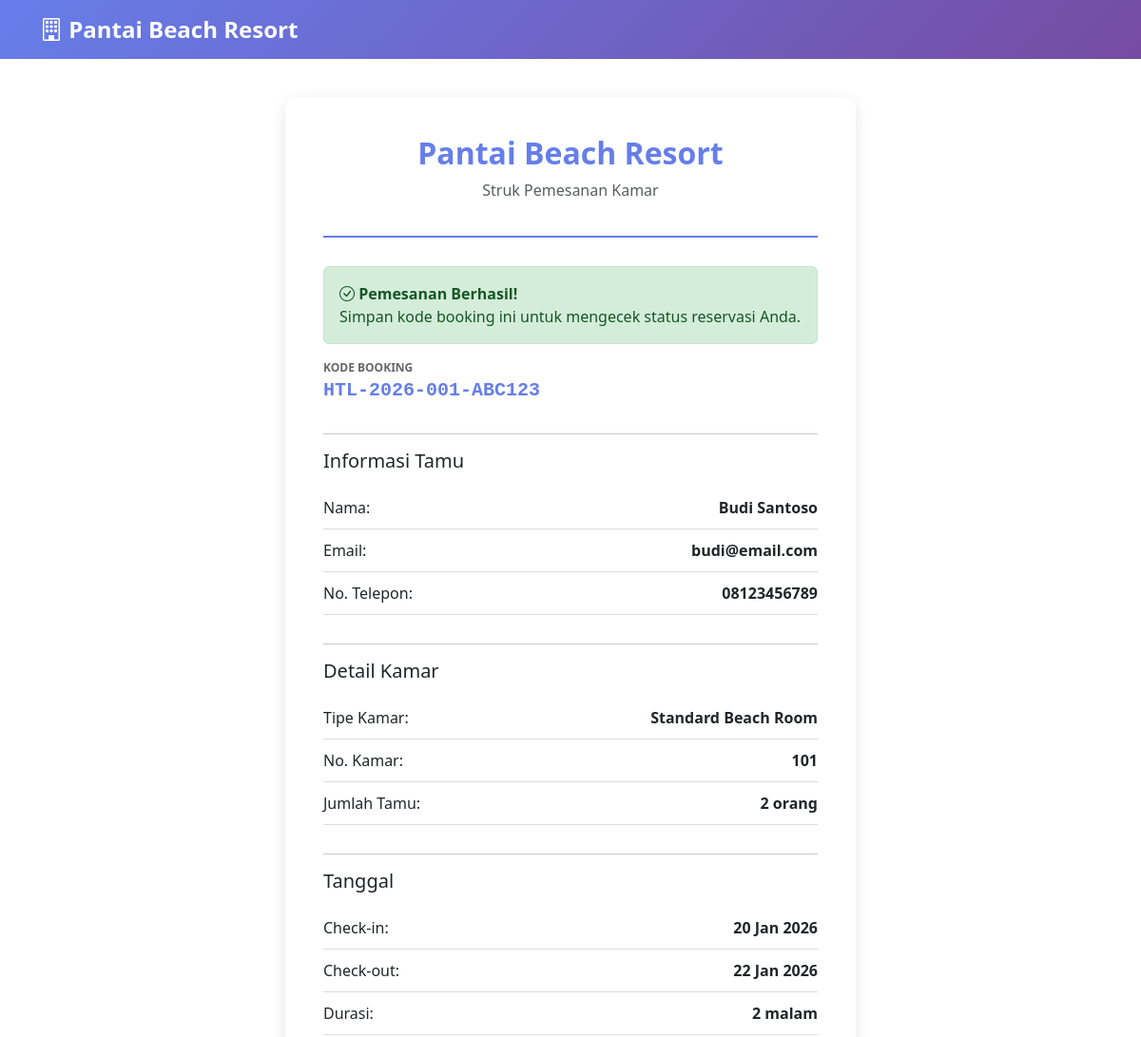
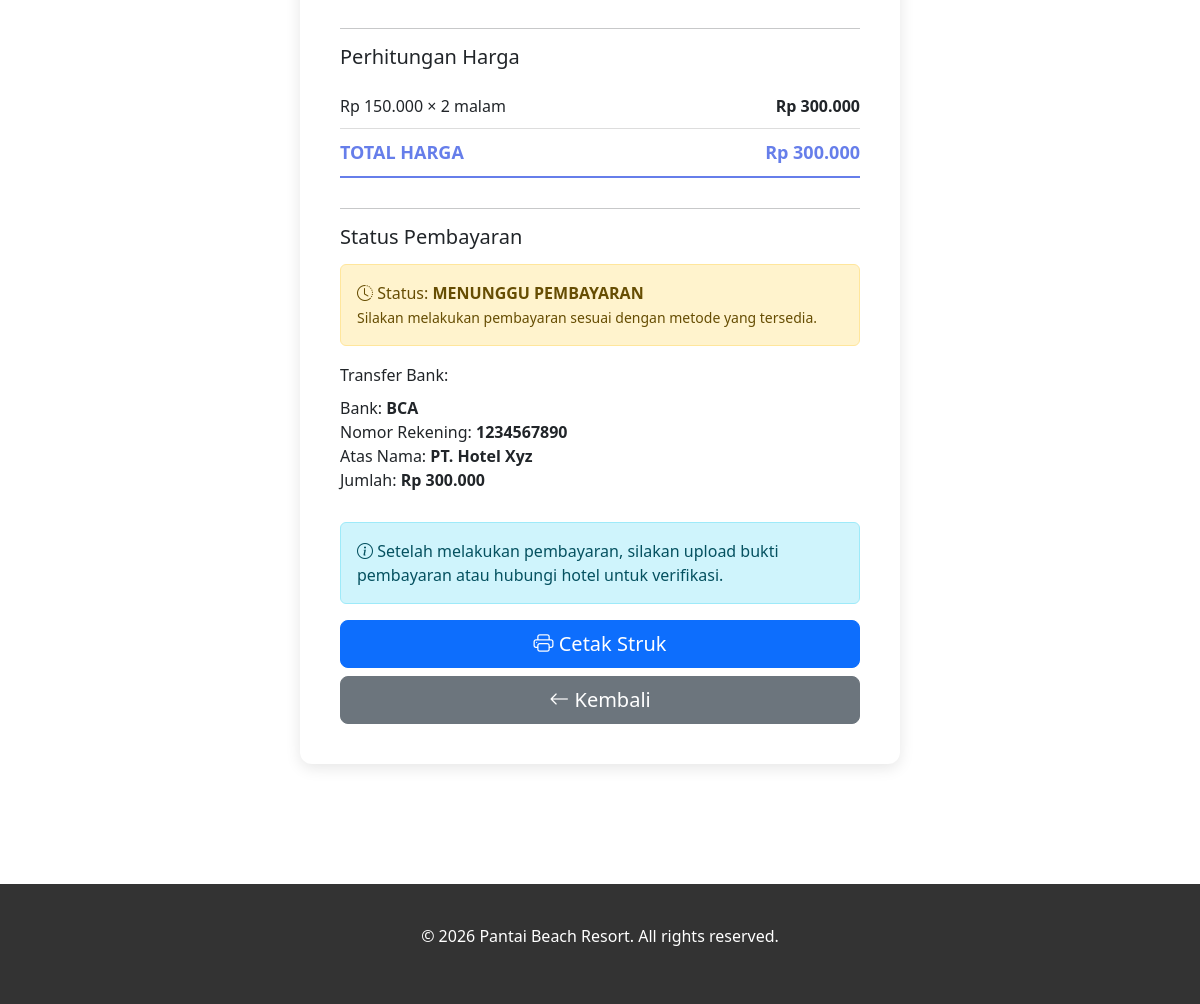
Screenshot of /guest/struk.php?kode=HTL-2026-001-ABC123 with the database file from the repository (2 pictures, top to bottom).
### tables this page shows
CREATE TABLE `reservasi` (
  `id_reservasi` INT PRIMARY KEY AUTO_INCREMENT,
  `kode_booking` VARCHAR(20) UNIQUE NOT NULL,
  `id_tamu` INT NOT NULL,
  `id_kamar` INT NOT NULL,
  `tgl_masuk` DATE NOT NULL,
  `tgl_keluar` DATE NOT NULL,
  `jumlah_tamu` INT NOT NULL,
  `status` ENUM('pending', 'konfirmasi', 'checked_in', 'checked_out', 'batal') DEFAULT 'pending',
  `total_harga` DECIMAL(10,2) NOT NULL,
  `tgl_pesan` DATETIME DEFAULT CURRENT_TIMESTAMP,
  `created_at` TIMESTAMP DEFAULT CURRENT_TIMESTAMP,
  FOREIGN KEY (`id_tamu`) REFERENCES `tamu`(`id_tamu`) ON DELETE CASCADE,
  FOREIGN KEY (`id_kamar`) REFERENCES `kamar`(`id_kamar`) ON DELETE CASCADE
);

CREATE TABLE `tamu` (
  `id_tamu` INT PRIMARY KEY AUTO_INCREMENT,
  `nama` VARCHAR(100) NOT NULL,
  `no_identitas` VARCHAR(20) NOT NULL,
  `email` VARCHAR(100) NOT NULL,
  `no_telp` VARCHAR(15) NOT NULL,
  `created_at` TIMESTAMP DEFAULT CURRENT_TIMESTAMP
);

CREATE TABLE `tipe_kamar` (
  `id_tipe` INT PRIMARY KEY AUTO_INCREMENT,
  `nama_tipe` VARCHAR(50) NOT NULL,
  `kapasitas` INT NOT NULL,
  `harga_malam` DECIMAL(10,2) NOT NULL,
  `deskripsi` TEXT,
  `foto_cover` VARCHAR(255),
  `created_at` TIMESTAMP DEFAULT CURRENT_TIMESTAMP
);

CREATE TABLE `kamar` (
  `id_kamar` INT PRIMARY KEY AUTO_INCREMENT,
  `no_kamar` VARCHAR(10) UNIQUE NOT NULL,
  `id_tipe` INT NOT NULL,
  `status` ENUM('tersedia', 'terpesan', 'ditempati', 'maintenance') DEFAULT 'tersedia',
  `catatan` TEXT,
  `created_at` TIMESTAMP DEFAULT CURRENT_TIMESTAMP,
  FOREIGN KEY (`id_tipe`) REFERENCES `tipe_kamar`(`id_tipe`) ON DELETE CASCADE
);

### includes/functions.php (called while the page is built, shortened)
<?php
function formatCurrency($amount) {
    return 'Rp ' . number_format($amount, 0, ',', '.');
}
function formatDate($date, $format = 'd M Y') {
    $months = [
        'Jan' => 'Jan',
        'Feb' => 'Feb',
        'Mar' => 'Mar',
        'Apr' => 'Apr',
        'May' => 'Mei',
        'Jun' => 'Jun',
        'Jul' => 'Jul',
        'Aug' => 'Ags',
        'Sep' => 'Sep',
        'Oct' => 'Okt',
        'Nov' => 'Nov',
        'Dec' => 'Des'
    ];
    $dateObj = new DateTime($date);
    $formatted = $dateObj->format($format);
    foreach ($months as $en => $id) {
        $formatted = str_replace($en, $id, $formatted);
    }
    return $formatted;
}
function calculateDays($checkIn, $checkOut) {
    $start = new DateTime($checkIn);
    $end = new DateTime($checkOut);
    $interval = $start->diff($end);
    return $interval->days;
}
function getReservationByCode($bookingCode, $pdo) {
    $query = "
        SELECT r.*, t.*, k.no_kamar, tp.nama_tipe, tp.harga_malam, p.status as payment_status, p.metode
        FROM reservasi r
        JOIN tamu t ON r.id_tamu = t.id_tamu
        JOIN kamar k ON r.id_kamar = k.id_kamar
        JOIN tipe_kamar tp ON k.id_tipe = tp.id_tipe
        LEFT JOIN pembayaran p ON r.id_reservasi = p.id_reservasi
        WHERE r.kode_booking = ?
    ";
    $stmt = $pdo->prepare($query);
    $stmt->execute([$bookingCode]);
    return $stmt->fetch();
}
function sanitizeInput($input) {
    return htmlspecialchars(trim($input), ENT_QUOTES, 'UTF-8');
}

### guest/struk.php (the view, shortened to what this page needs)
<?php
require_once '../includes/config.php';
require_once '../includes/functions.php';
$bookingCode = isset($_GET['kode']) ? sanitizeInput($_GET['kode']) : '';
$reservasi = getReservationByCode($bookingCode, $pdo);
$days = calculateDays($reservasi['tgl_masuk'], $reservasi['tgl_keluar']);
?>
<!DOCTYPE html>
<html lang="en">
<head>
    <link href="https://cdn.jsdelivr.net/npm/bootstrap@5.3.0/dist/css/bootstrap.min.css" rel="stylesheet">
    <link href="https://cdn.jsdelivr.net/npm/bootstrap-icons@1.11.0/font/bootstrap-icons.css" rel="stylesheet">
</head>
<body>
    <nav class="navbar navbar-expand-lg navbar-dark no-print">
        <div class="container">
            <a class="navbar-brand" href="/tubes_basdat/"><i class="bi bi-building"></i> <?php echo HOTEL_NAME; ?></a>
        </div>
    </nav>
    <section class="section">
        <div class="container">
            <div class="struk-container">
                <div class="struk-header">
                    <h2><?php echo HOTEL_NAME; ?></h2>
                    <p class="text-muted">Struk Pemesanan Kamar</p>
                </div>
                <div class="alert alert-success" role="alert">
                    <i class="bi bi-check-circle"></i> <strong>Pemesanan Berhasil!</strong><br>
                    Simpan kode booking ini untuk mengecek status reservasi Anda.
                </div>
                <div class="struk-section">
                    <div class="struk-label">Kode Booking</div>
                    <div class="struk-value" style="font-size: 20px; color: #667eea; font-weight: 700; font-family: monospace;">
                        <?php echo htmlspecialchars($reservasi['kode_booking']); ?>
                    </div>
                </div>
                <hr>
                <div class="struk-section">
                    <h5 style="margin-bottom: 15px;">Informasi Tamu</h5>
                    <div class="struk-line">
                        <span>Nama:</span>
                        <strong><?php echo htmlspecialchars($reservasi['nama']); ?></strong>
                    </div>
                    <div class="struk-line">
                        <span>Email:</span>
                        <strong><?php echo htmlspecialchars($reservasi['email']); ?></strong>
                    </div>
                    <div class="struk-line">
                        <span>No. Telepon:</span>
                        <strong><?php echo htmlspecialchars($reservasi['no_telp']); ?></strong>
                    </div>
                </div>
                <hr>
                <div class="struk-section">
                    <h5 style="margin-bottom: 15px;">Detail Kamar</h5>
                    <div class="struk-line">
                        <span>Tipe Kamar:</span>
                        <strong><?php echo htmlspecialchars($reservasi['nama_tipe']); ?></strong>
                    </div>
                    <div class="struk-line">
                        <span>No. Kamar:</span>
                        <strong><?php echo htmlspecialchars($reservasi['no_kamar']); ?></strong>
                    </div>
                    <div class="struk-line">
                        <span>Jumlah Tamu:</span>
                        <strong><?php echo $reservasi['jumlah_tamu']; ?> orang</strong>
                    </div>
                </div>
                <hr>
                <div class="struk-section">
                    <h5 style="margin-bottom: 15px;">Tanggal</h5>
                    <div class="struk-line">
                        <span>Check-in:</span>
                        <strong><?php echo formatDate($reservasi['tgl_masuk']); ?></strong>
                    </div>
                    <div class="struk-line">
                        <span>Check-out:</span>
                        <strong><?php echo formatDate($reservasi['tgl_keluar']); ?></strong>
                    </div>
                    <div class="struk-line">
                        <span>Durasi:</span>
                        <strong><?php echo $days; ?> malam</strong>
                    </div>
                </div>
                <hr>
                <div class="struk-section">
                    <h5 style="margin-bottom: 15px;">Perhitungan Harga</h5>
                    <div class="struk-line">
                        <span><?php echo formatCurrency($reservasi['harga_malam']); ?> × <?php echo $days; ?> malam</span>
                        <strong><?php echo formatCurrency($reservasi['harga_malam'] * $days); ?></strong>
                    </div>
                    <div class="struk-line total">
                        <span>TOTAL HARGA</span>
                        <strong><?php echo formatCurrency($reservasi['total_harga']); ?></strong>
                    </div>
                </div>
                <hr>
                <div class="struk-section">
                    <h5 style="margin-bottom: 15px;">Status Pembayaran</h5>
                    <div class="alert alert-warning">
                        <i class="bi bi-clock-history"></i> Status: <strong>MENUNGGU PEMBAYARAN</strong><br>
                        <small>Silakan melakukan pembayaran sesuai dengan metode yang tersedia.</small>
                    </div>
                    <h6 style="margin-top: 20px; margin-bottom: 10px;">Transfer Bank:</h6>
                    <p style="margin-bottom: 5px;">
                        Bank: <strong><?php echo BANK_NAME; ?></strong><br>
                        Nomor Rekening: <strong><?php echo BANK_ACCOUNT; ?></strong><br>
                        Atas Nama: <strong><?php echo BANK_ACCOUNT_NAME; ?></strong><br>
                        Jumlah: <strong><?php echo formatCurrency($reservasi['total_harga']); ?></strong>
                    </p>
                </div>
                <div class="alert alert-info">
                    <i class="bi bi-info-circle"></i> Setelah melakukan pembayaran, silakan upload bukti pembayaran atau hubungi hotel untuk verifikasi.
                </div>
                <div class="d-grid gap-2 no-print">
                    <button class="btn btn-primary btn-lg" onclick="window.print()">
                        <i class="bi bi-printer"></i> Cetak Struk
                    </button>
                    <a href="/tubes_basdat/guest/check_status.php" class="btn btn-secondary btn-lg">
                        <i class="bi bi-arrow-left"></i> Kembali
                    </a>
                </div>
            </div>
        </div>
    </section>
    <footer class="footer no-print">
        <p>&copy; 2026 <?php echo HOTEL_NAME; ?>. All rights reserved.</p>
    </footer>
</body>
</html>

### guest/struk.php (style rules this page uses)
body { font-family: 'Segoe UI', Tahoma, Geneva, Verdana, sans-serif; }
.navbar { background: linear-gradient(135deg, #667eea 0%, #764ba2 100%); }
.navbar-brand { font-weight: 700; font-size: 24px; }
.section { padding: 40px 0; }
.struk-container { background: white; padding: 40px; border-radius: 12px; box-shadow: 0 4px 15px rgba(0,0,0,0.1); max-width: 600px; margin: 0 auto; }
.struk-header { text-align: center; border-bottom: 2px solid #667eea; padding-bottom: 20px; margin-bottom: 30px; }
.struk-header h2 { color: #667eea; font-weight: 700; }
.struk-section { margin-bottom: 30px; }
.struk-label { font-weight: 600; color: #666; font-size: 12px; text-transform: uppercase; }
.struk-value { font-size: 16px; color: #333; margin-bottom: 15px; }
.struk-line { display: flex; justify-content: space-between; padding: 10px 0; border-bottom: 1px solid #ddd; }
.struk-line.total { border-bottom: 2px solid #667eea; font-weight: 700; font-size: 18px; color: #667eea; }
.alert-success { background: #d4edda; border: 1px solid #c3e6cb; color: #155724; }
.footer { background: #333; color: white; padding: 40px 0; text-align: center; margin-top: 80px; }

### rows the page displays
reservasi: kode_booking "HTL-2026-001-ABC123", id_tamu.nama "Budi Santoso", id_tamu.email "budi@email.com", id_tamu.no_telp "08123456789", tipe_kamar.nama_tipe "Standard Beach Room", id_kamar.no_kamar "101", jumlah_tamu "2", tgl_masuk "20 Jan 2026", tgl_keluar "22 Jan 2026", days "2", tipe_kamar.harga_malam "Rp 150.000", formatCurrency($reservasi['harga_malam'] * $days) "Rp 300.000", total_harga "Rp 300.000"

### other values shown
HOTEL_NAME "Pantai Beach Resort"
BANK_NAME "BCA"
BANK_ACCOUNT "1234567890"
BANK_ACCOUNT_NAME "PT. Hotel Xyz"
